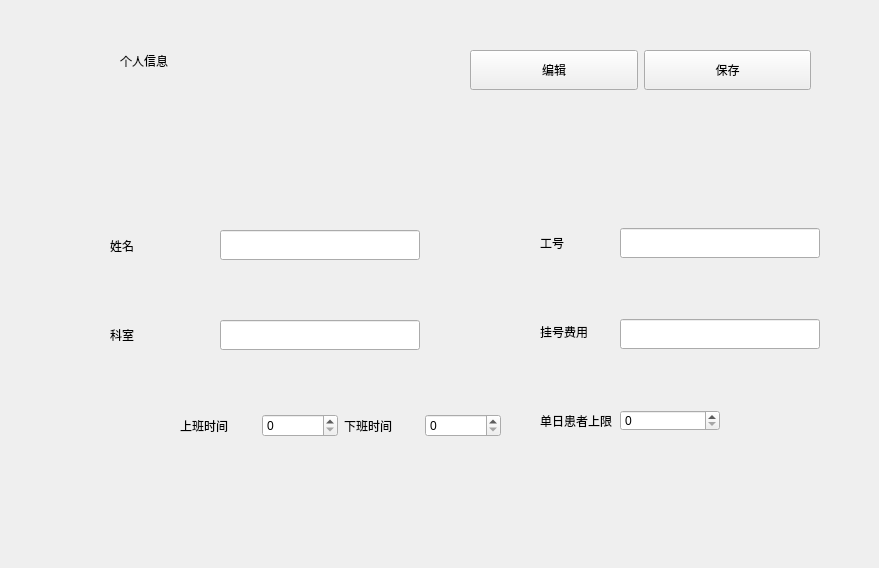
<?xml version="1.0" encoding="UTF-8"?>
<ui version="4.0">
 <class>adminInfoDoctorClient</class>
 <widget class="QWidget" name="adminInfoDoctorClient">
  <property name="geometry">
   <rect>
    <x>0</x>
    <y>0</y>
    <width>879</width>
    <height>568</height>
   </rect>
  </property>
  <property name="minimumSize">
   <size>
    <width>879</width>
    <height>568</height>
   </size>
  </property>
  <property name="maximumSize">
   <size>
    <width>879</width>
    <height>568</height>
   </size>
  </property>
  <property name="windowTitle">
   <string>Form</string>
  </property>
  <widget class="QLineEdit" name="costLineEdit">
   <property name="geometry">
    <rect>
     <x>620</x>
     <y>319</y>
     <width>200</width>
     <height>30</height>
    </rect>
   </property>
   <property name="minimumSize">
    <size>
     <width>0</width>
     <height>30</height>
    </size>
   </property>
   <property name="maximumSize">
    <size>
     <width>200</width>
     <height>16777215</height>
    </size>
   </property>
   <property name="readOnly">
    <bool>false</bool>
   </property>
  </widget>
  <widget class="QLabel" name="label_13">
   <property name="geometry">
    <rect>
     <x>540</x>
     <y>291</y>
     <width>75</width>
     <height>81</height>
    </rect>
   </property>
   <property name="minimumSize">
    <size>
     <width>70</width>
     <height>0</height>
    </size>
   </property>
   <property name="text">
    <string>挂号费用</string>
   </property>
  </widget>
  <widget class="QLineEdit" name="docIdLineEdit">
   <property name="geometry">
    <rect>
     <x>620</x>
     <y>228</y>
     <width>200</width>
     <height>30</height>
    </rect>
   </property>
   <property name="minimumSize">
    <size>
     <width>0</width>
     <height>30</height>
    </size>
   </property>
   <property name="maximumSize">
    <size>
     <width>200</width>
     <height>16777215</height>
    </size>
   </property>
   <property name="readOnly">
    <bool>false</bool>
   </property>
  </widget>
  <widget class="QLabel" name="label_14">
   <property name="geometry">
    <rect>
     <x>540</x>
     <y>380</y>
     <width>75</width>
     <height>81</height>
    </rect>
   </property>
   <property name="text">
    <string>单日患者上限</string>
   </property>
  </widget>
  <widget class="QLineEdit" name="docNameLineEdit">
   <property name="geometry">
    <rect>
     <x>220</x>
     <y>230</y>
     <width>200</width>
     <height>30</height>
    </rect>
   </property>
   <property name="minimumSize">
    <size>
     <width>0</width>
     <height>30</height>
    </size>
   </property>
   <property name="maximumSize">
    <size>
     <width>200</width>
     <height>16777215</height>
    </size>
   </property>
   <property name="readOnly">
    <bool>false</bool>
   </property>
  </widget>
  <widget class="QWidget" name="horizontalLayoutWidget_2">
   <property name="geometry">
    <rect>
     <x>180</x>
     <y>400</y>
     <width>321</width>
     <height>51</height>
    </rect>
   </property>
   <layout class="QHBoxLayout" name="horizontalLayout_3">
    <item>
     <widget class="QLabel" name="label_15">
      <property name="text">
       <string>上班时间</string>
      </property>
     </widget>
    </item>
    <item>
     <widget class="QSpinBox" name="docBeginSpinBox">
      <property name="maximum">
       <number>24</number>
      </property>
     </widget>
    </item>
    <item>
     <widget class="QLabel" name="label_16">
      <property name="text">
       <string>下班时间</string>
      </property>
     </widget>
    </item>
    <item>
     <widget class="QSpinBox" name="docEndSpinBox">
      <property name="maximum">
       <number>24</number>
      </property>
     </widget>
    </item>
   </layout>
  </widget>
  <widget class="QLabel" name="label_12">
   <property name="geometry">
    <rect>
     <x>540</x>
     <y>202</y>
     <width>75</width>
     <height>81</height>
    </rect>
   </property>
   <property name="text">
    <string>工号</string>
   </property>
  </widget>
  <widget class="QLineEdit" name="departmentLineEdit">
   <property name="geometry">
    <rect>
     <x>220</x>
     <y>320</y>
     <width>200</width>
     <height>30</height>
    </rect>
   </property>
   <property name="minimumSize">
    <size>
     <width>0</width>
     <height>30</height>
    </size>
   </property>
   <property name="maximumSize">
    <size>
     <width>200</width>
     <height>16777215</height>
    </size>
   </property>
   <property name="readOnly">
    <bool>false</bool>
   </property>
  </widget>
  <widget class="QSpinBox" name="docLimitSpinBox">
   <property name="geometry">
    <rect>
     <x>620</x>
     <y>410</y>
     <width>100</width>
     <height>21</height>
    </rect>
   </property>
   <property name="maximumSize">
    <size>
     <width>100</width>
     <height>16777215</height>
    </size>
   </property>
  </widget>
  <widget class="QLabel" name="label_8">
   <property name="geometry">
    <rect>
     <x>30</x>
     <y>-20</y>
     <width>61</width>
     <height>611</height>
    </rect>
   </property>
   <property name="text">
    <string/>
   </property>
   <property name="pixmap">
    <pixmap resource="../resources.qrc">:/resources/icons/1注册登录d.png</pixmap>
   </property>
   <property name="scaledContents">
    <bool>true</bool>
   </property>
  </widget>
  <widget class="QWidget" name="horizontalLayoutWidget">
   <property name="geometry">
    <rect>
     <x>470</x>
     <y>30</y>
     <width>341</width>
     <height>81</height>
    </rect>
   </property>
   <layout class="QHBoxLayout" name="horizontalLayout_2">
    <item>
     <widget class="QPushButton" name="editPushButton_2">
      <property name="minimumSize">
       <size>
        <width>80</width>
        <height>40</height>
       </size>
      </property>
      <property name="text">
       <string>编辑</string>
      </property>
     </widget>
    </item>
    <item>
     <widget class="QPushButton" name="savePushButton_2">
      <property name="minimumSize">
       <size>
        <width>80</width>
        <height>40</height>
       </size>
      </property>
      <property name="text">
       <string>保存</string>
      </property>
     </widget>
    </item>
   </layout>
  </widget>
  <widget class="QLabel" name="label_7">
   <property name="geometry">
    <rect>
     <x>120</x>
     <y>40</y>
     <width>191</width>
     <height>41</height>
    </rect>
   </property>
   <property name="text">
    <string>个人信息</string>
   </property>
  </widget>
  <widget class="QWidget" name="layoutWidget">
   <property name="geometry">
    <rect>
     <x>110</x>
     <y>180</y>
     <width>72</width>
     <height>309</height>
    </rect>
   </property>
   <layout class="QVBoxLayout" name="verticalLayout_5">
    <property name="topMargin">
     <number>25</number>
    </property>
    <property name="bottomMargin">
     <number>25</number>
    </property>
    <item>
     <widget class="QLabel" name="label_9">
      <property name="text">
       <string>姓名</string>
      </property>
     </widget>
    </item>
    <item>
     <widget class="QLabel" name="label_10">
      <property name="minimumSize">
       <size>
        <width>70</width>
        <height>0</height>
       </size>
      </property>
      <property name="text">
       <string>科室</string>
      </property>
     </widget>
    </item>
    <item>
     <widget class="QLabel" name="label_11">
      <property name="text">
       <string/>
      </property>
     </widget>
    </item>
   </layout>
  </widget>
 </widget>
 <resources>
  <include location="../resources.qrc"/>
 </resources>
 <connections/>
</ui>
